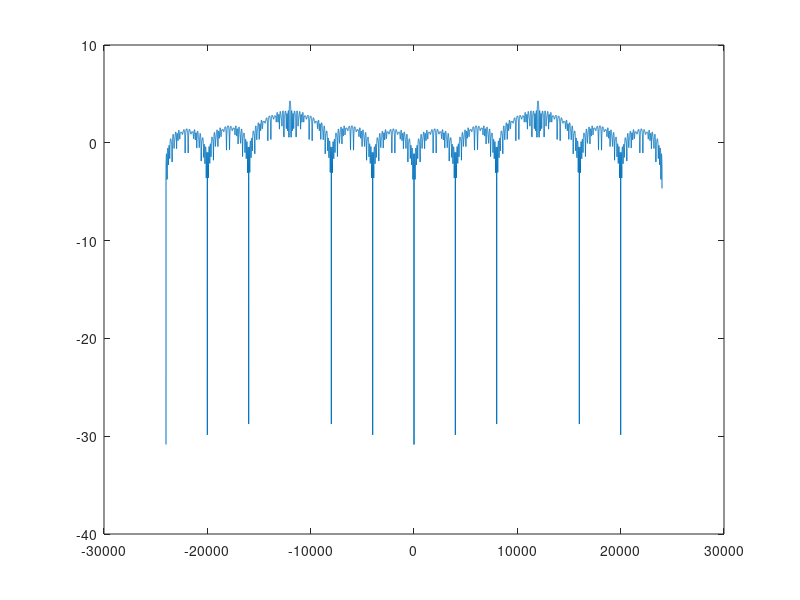

The MATLAB script that drew this image: (Note: this script raises an error after producing the figure.)
clear all
% Input: Ncodebits,Timer0,Timer1,Timer2,code, as for the AVR
%       Extension: If Timer0 == -1, then no carrier modulation
%       Fs: sample rate at which to generate the template (e.g., 40e3)
%
% The default parameters of the audio beacon are obtained using
%     x = refsignal(32,3,8,2,'92340f0faaaa4321',Fs);
%
% Output:
%     x: the transmitted signal (including silence period)
%     last: the last sample before the silence period
Fs = 48000;
code =  'D1485066'
Ncodebits = 32;

% arrays to match Timerx to frequencies (Hz)
FF0 = [12 5 10 15 20 25 30]*1e3;
FF1 = [1 1.5 2 2.5 3 3.5 4 4.5 5]*1e3;
FF3 = [1 2 3 4 5 6 7 8 9 10];

% compute corresponding frequencies (Hz)
f0 = 12e3
f1 = 4e3
f3 = 1

% convert hex code string into binary string
bincode = [];
for ii = 1:length(code)
    symbol = code(ii);
    bits = dec2bin(hex2dec(symbol),4);	% 4 bits for a hex symbol
    bincode = strcat(bincode , bits);
end

% Generate template
Nx = round(Fs/f3);	% number of samples in template vector (integer)
x = zeros(Nx,1);

Np = Fs/f1;		% number of samples of one "Timer1" period (noninteger)
for ii = 1:Ncodebits,
   index = [round((ii-1)*Np+1) : round(ii*Np)];
   bit = bincode(ii) == '1';	% convert from char '0' or '1' to integer 0 or 1
   x( index ) = ones(length(index),1) * bit;
end

% modulate x on a carrier with frequency f0
carrier = cos(2*pi*f0/Fs*[0:Nx-1]);
x = x .* transpose(carrier);
xid = x;

f = [-(length(x)-1)/length(x)/2:1/length(x):(length(x)-1)/length(x)/2]*Fs;
plot(f,log(fftshift(abs(fft(x)))));

load('SingleReference.mat')

f2 = [-(lengthV)/lengthV/2:1/lengthV:(lengthV)/lengthV/2]*Fs;
hold on
plot(f2,log(fftshift(abs(fft(refsignal(refsignalStart:refsignalStart+lengthV))))));
axis([0 2.5e4 -5 10]);
f = 500;
i = 1;
clear x;
while(f < 16500)
    load(['C:\Users\Isar Meijer\OneDrive - student.tudelft.nl\Studie\EPO4\Audio measurements\frequencyResponse2\DataMeas' num2str(f) '.mat']);
    
%     plot(sum(transpose(Acq_data)));
%     hold on
    Y = fft(sum(transpose(Acq_data)));
    
    powY = Y.*conj(Y);
    
    fr(i) = sum(powY(round((f-250)/Fs*length(powY)):round((f+250)/Fs*length(powY))));
    x(i) = f;
    f = f+500;
    i = i+1;
end
hold on
yyaxis right
plot(x,log(fr));

legend('Spectrum of the audio code', 'Spectrum of the reference signal', 'Frequency response of the beacon');
xlabel('Frequency (Hz)');
yyaxis left
ylabel('Magnitude (dB)')
yyaxis right
ylabel('Magnitude (dB)');

